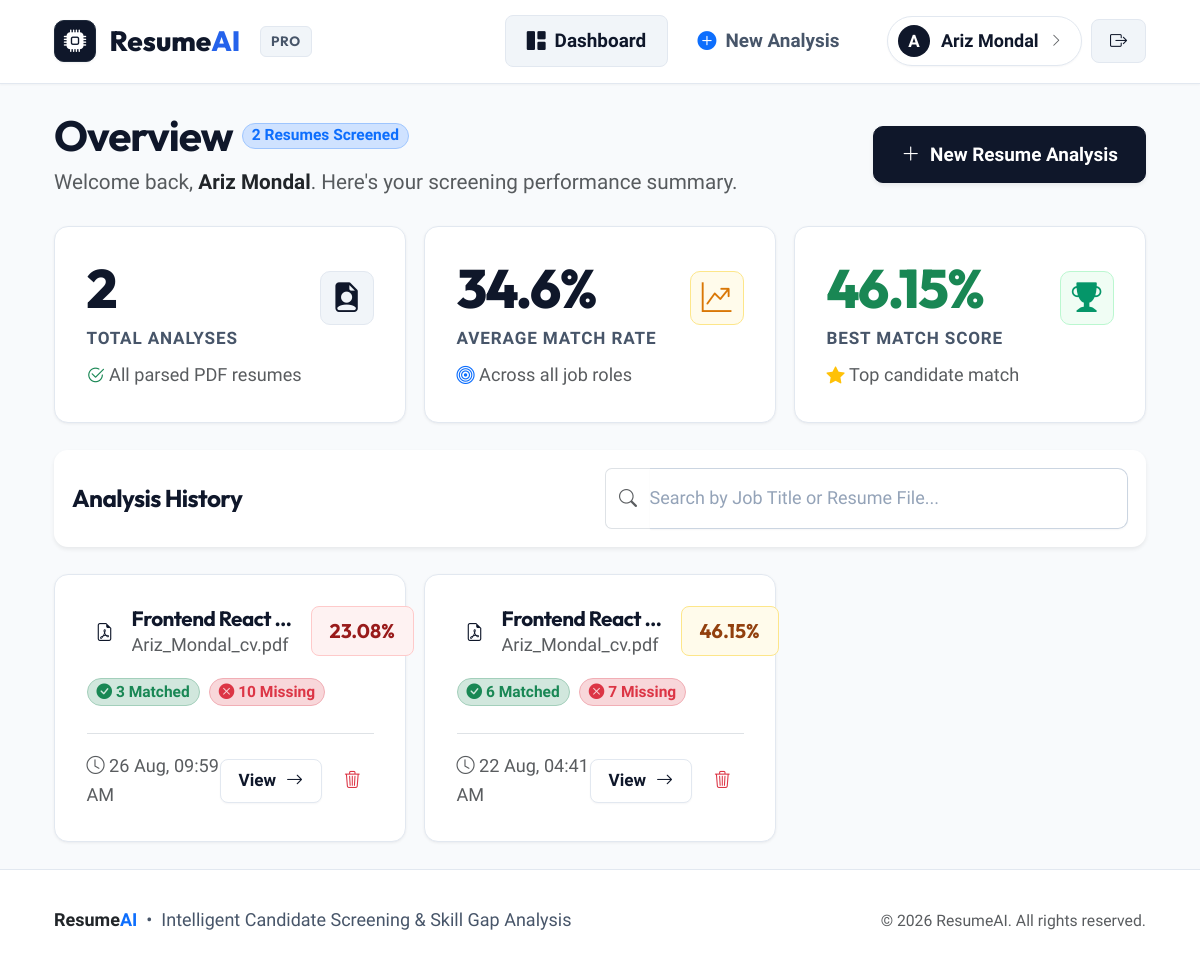
The page /dashboard (signed in) on the database its author committed.
### models.py (models this page shows)
class User(UserMixin, db.Model):
    __tablename__ = "user"
    id = db.Column(db.Integer, primary_key=True)
    username = db.Column(db.String(150), nullable=True)
    email = db.Column(db.String(150), unique=True, nullable=False)
    password = db.Column(db.String(300), nullable=False)  # Hashed password string
    analyses = db.relationship("Analysis", backref="user", lazy=True)

class Analysis(db.Model):
    __tablename__ = "analysis"
    id = db.Column(db.Integer, primary_key=True)
    user_id = db.Column(db.Integer, db.ForeignKey("user.id"), nullable=False)
    resume_filename = db.Column(db.String(300))
    job_title = db.Column(db.String(200))
    matched_skills = db.Column(db.Text)   # Comma-separated string: "python,sql,flask"
    missing_skills = db.Column(db.Text)   # Comma-separated string: "docker,aws"
    match_percentage = db.Column(db.Float)
    created_at = db.Column(db.DateTime, default=datetime.utcnow)

### app.py (the view)
@app.route("/dashboard")
@login_required
def dashboard():
    analyses = Analysis.query.filter_by(user_id=current_user.id)\
        .order_by(Analysis.created_at.desc()).all()
    return render_template("dashboard.html", analyses=analyses)

### app.py (called while the page is built)
@login_manager.user_loader
def load_user(user_id):
    try:
        return db.session.get(User, int(user_id))
    except Exception:
        return None

### templates/dashboard.html (shortened to what this page needs)
{% extends "base.html" %}
{% block content %}
<div class="d-flex flex-column flex-md-row justify-content-between align-items-md-center gap-3 mb-4">
    <div>
        <div class="d-flex align-items-center gap-2 mb-1">
            <h2 class="fw-bold mb-0">Overview</h2>
            <span class="badge bg-primary-subtle text-primary border border-primary-subtle px-2 py-1 small rounded-pill">
                {{ analyses|length }} Resumes Screened
            </span>
        </div>
        <p class="text-muted mb-0">Welcome back, <strong class="text-dark">{{ current_user.username or current_user.email }}</strong>. Here's your screening performance summary.</p>
    </div>
    <a href="{{ url_for('upload_resume') }}" class="btn btn-primary shadow-sm">
        <i class="bi bi-plus-lg"></i>
        <span>New Resume Analysis</span>
    </a>
</div>
{% if analyses %}
    {% set total_count = analyses|length %}
    {% set ns = namespace(total_score=0, best_score=0) %}
    {% for a in analyses %}
        {% set ns.total_score = ns.total_score + (a.match_percentage or 0) %}
        {% if (a.match_percentage or 0) > ns.best_score %}
            {% set ns.best_score = a.match_percentage %}
        {% endif %}
    {% endfor %}
    {% set avg_score = (ns.total_score / total_count)|round(1) if total_count > 0 else 0 %}
    <div class="row g-3 mb-4">
        <div class="col-12 col-md-4">
            <div class="stat-card">
                <div class="d-flex align-items-center justify-content-between">
                    <div>
                        <div class="stat-value">{{ total_count }}</div>
                        <div class="stat-label">Total Analyses</div>
                    </div>
                    <div class="stat-icon primary">
                        <i class="bi bi-file-earmark-person-fill"></i>
                    </div>
                </div>
                <div class="mt-2 text-muted small d-flex align-items-center gap-1">
                    <i class="bi bi-check2-circle text-success"></i> All parsed PDF resumes
                </div>
            </div>
        </div>
        <div class="col-12 col-md-4">
            <div class="stat-card">
                <div class="d-flex align-items-center justify-content-between">
                    <div>
                        <div class="stat-value">{{ avg_score }}%</div>
                        <div class="stat-label">Average Match Rate</div>
                    </div>
                    <div class="stat-icon warning">
                        <i class="bi bi-graph-up-arrow"></i>
                    </div>
                </div>
                <div class="mt-2 text-muted small d-flex align-items-center gap-1">
                    <i class="bi bi-bullseye text-primary"></i> Across all job roles
                </div>
            </div>
        </div>
        <div class="col-12 col-md-4">
            <div class="stat-card">
                <div class="d-flex align-items-center justify-content-between">
                    <div>
                        <div class="stat-value text-success">{{ ns.best_score }}%</div>
                        <div class="stat-label">Best Match Score</div>
                    </div>
                    <div class="stat-icon success">
                        <i class="bi bi-trophy-fill"></i>
                    </div>
                </div>
                <div class="mt-2 text-muted small d-flex align-items-center gap-1">
                    <i class="bi bi-star-fill text-warning"></i> Top candidate match
                </div>
            </div>
        </div>
    </div>
    <div class="card p-3 mb-4 border-0 shadow-sm">
        <div class="row g-2 align-items-center">
            <div class="col-md-6">
                <h5 class="fw-bold mb-0">Analysis History</h5>
            </div>
            <div class="col-md-6">
                <div class="input-group">
                    <span class="input-group-text bg-white border-end-0 text-muted">
                        <i class="bi bi-search"></i>
                    </span>
                    <input type="text" id="analysisSearchInput" class="form-control border-start-0 ps-0" placeholder="Search by Job Title or Resume File...">
                </div>
            </div>
        </div>
    </div>
    <div class="row g-3" id="analysisCardsContainer">
        {% for a in analyses %}
            {% set matched_count = (a.matched_skills.split(',')|length) if a.matched_skills else 0 %}
            {% set missing_count = (a.missing_skills.split(',')|length) if a.missing_skills else 0 %}
            <div class="col-12 col-md-6 col-lg-4 analysis-item" data-search="{{ a.job_title|lower }} {{ a.resume_filename|lower }}">
                <div class="analysis-card">
                    <div>
                        <div class="d-flex align-items-start justify-content-between gap-2 mb-3">
                            <div class="d-flex align-items-center gap-2">
                                <div class="user-avatar" style="background: var(--primary-light); color: var(--primary); width: 36px; height: 36px; font-size: 1rem;">
                                    <i class="bi bi-file-earmark-pdf"></i>
                                </div>
                                <div>
                                    <h6 class="fw-bold mb-0 text-truncate" style="max-width: 170px;" title="{{ a.job_title }}">{{ a.job_title }}</h6>
                                    <span class="text-muted small font-mono text-truncate d-block" style="max-width: 170px;" title="{{ a.resume_filename }}">
                                        {{ a.resume_filename }}
                                    </span>
                                </div>
                            </div>
                            <span class="match-badge {% if a.match_percentage >= 70 %}high{% elif a.match_percentage >= 40 %}mid{% else %}low{% endif %}">
                                {{ a.match_percentage }}%
                            </span>
                        </div>
                        <div class="d-flex align-items-center gap-2 my-3">
                            <span class="badge bg-success-subtle text-success border border-success-subtle rounded-pill px-2 py-1 small">
                                <i class="bi bi-check-circle-fill"></i> {{ matched_count }} Matched
                            </span>
                            <span class="badge bg-danger-subtle text-danger border border-danger-subtle rounded-pill px-2 py-1 small">
                                <i class="bi bi-x-circle-fill"></i> {{ missing_count }} Missing
                            </span>
                        </div>
                    </div>
                    <div class="pt-3 mt-2 border-top d-flex align-items-center justify-content-between">
                        <div class="text-muted small">
                            <i class="bi bi-clock"></i> {{ a.created_at.strftime('%d %b, %I:%M %p') }}
                        </div>
                        <div class="d-flex align-items-center gap-2">
                            <a href="{{ url_for('result', analysis_id=a.id) }}" class="btn btn-sm btn-outline-primary">
                                <span>View</span>
                                <i class="bi bi-arrow-right"></i>
                            </a>
                            <form method="POST" action="{{ url_for('delete_analysis', analysis_id=a.id) }}" onsubmit="return confirm('Are you sure you want to delete this analysis report?');" class="d-inline m-0">
                                <button type="submit" class="btn btn-sm btn-outline-danger" title="Delete this analysis" style="padding: 0.4rem 0.65rem;">
                                    <i class="bi bi-trash3"></i>
                                </button>
                            </form>
                        </div>
                    </div>
                </div>
            </div>
        {% endfor %}
    </div>
{% endif %}
{% endblock %}

### templates/base.html (shortened to what this page needs)
<!DOCTYPE html>
<html lang="en">
<head>
    <link rel="stylesheet" href="https://cdn.jsdelivr.net/npm/bootstrap-icons@1.11.3/font/bootstrap-icons.min.css">
    <link rel="stylesheet" href="https://cdn.jsdelivr.net/npm/bootstrap@5.3.3/dist/css/bootstrap.min.css">
    <link rel="stylesheet" href="{{ url_for('static', filename='style.css') }}">
</head>
<body>
<nav class="navbar navbar-expand-lg app-navbar">
    <div class="container-fluid px-3 px-md-5">
        <a class="brand-logo" href="{{ url_for('home') }}">
            <div class="brand-icon-box">
                <i class="bi bi-cpu-fill"></i>
            </div>
            <span>Resume<span class="highlight">AI</span></span>
            <span class="brand-badge d-none d-sm-inline">PRO</span>
        </a>
        <div class="collapse navbar-collapse" id="navbarContent">
            <ul class="navbar-nav ms-auto align-items-lg-center gap-2 my-2 my-lg-0">
                {% if current_user.is_authenticated %}
                    <li class="nav-item">
                        <a href="{{ url_for('dashboard') }}" class="nav-link-custom {% if request.endpoint == 'dashboard' %}active{% endif %}">
                            <i class="bi bi-grid-1x2-fill"></i> Dashboard
                        </a>
                    </li>
                    <li class="nav-item">
                        <a href="{{ url_for('upload_resume') }}" class="nav-link-custom {% if request.endpoint == 'upload_resume' %}active{% endif %}">
                            <i class="bi bi-plus-circle-fill text-primary"></i> New Analysis
                        </a>
                    </li>
                    <li class="nav-item ms-lg-3 mt-2 mt-lg-0 d-flex align-items-center gap-2">
                        <a href="{{ url_for('profile') }}" class="user-pill text-decoration-none {% if request.endpoint == 'profile' %}border-primary shadow-sm{% endif %}" title="View My Profile">
                            <div class="user-avatar">
                                {{ (current_user.username or current_user.email or 'U')[0]|upper }}
                            </div>
                            <span>{{ current_user.username or current_user.email }}</span>
                            <i class="bi bi-chevron-right small text-muted" style="font-size: 0.75rem;"></i>
                        </a>
                        <a href="{{ url_for('logout') }}" class="btn btn-sm btn-secondary-subtle" title="Sign out">
                            <i class="bi bi-box-arrow-right"></i>
                        </a>
                    </li>
                {% endif %}
            </ul>
        </div>
    </div>
</nav>
<main class="container-fluid px-3 px-md-5 my-4 flex-grow-1 fade-in">
    {% block content %}{% endblock %}
</main>
<footer class="app-footer">
    <div class="container-fluid px-3 px-md-5 d-flex flex-column flex-md-row align-items-center justify-content-between gap-3 text-center text-md-start">
        <div class="d-flex align-items-center gap-2">
            <span class="fw-bold text-dark font-heading">Resume<span class="text-primary">AI</span></span>
            <span>&bull;</span>
            <span>Intelligent Candidate Screening &amp; Skill Gap Analysis</span>
        </div>
        <div class="text-muted small">
            &copy; 2026 ResumeAI. All rights reserved.
        </div>
    </div>
</footer>
</body>
</html>

### rows shown on the page
User: username "A", username "Ariz Mondal"
Analysis: best_score "46.15", job_title "Frontend React…", resume_filename "Ariz_Mondal_cv.pdf", match_percentage "46.15", matched_count "6", missing_count "7", created_at "22 Aug, 04:41 AM"
Analysis: job_title "Frontend React…", resume_filename "Ariz_Mondal_cv.pdf", match_percentage "23.08", matched_count "3", missing_count "10", created_at "26 Aug, 09:59 AM"

### other values the page prints
{{ analyses|length }} "2"
{{ total_count }} "2"
{{ avg_score }} "34.6"
